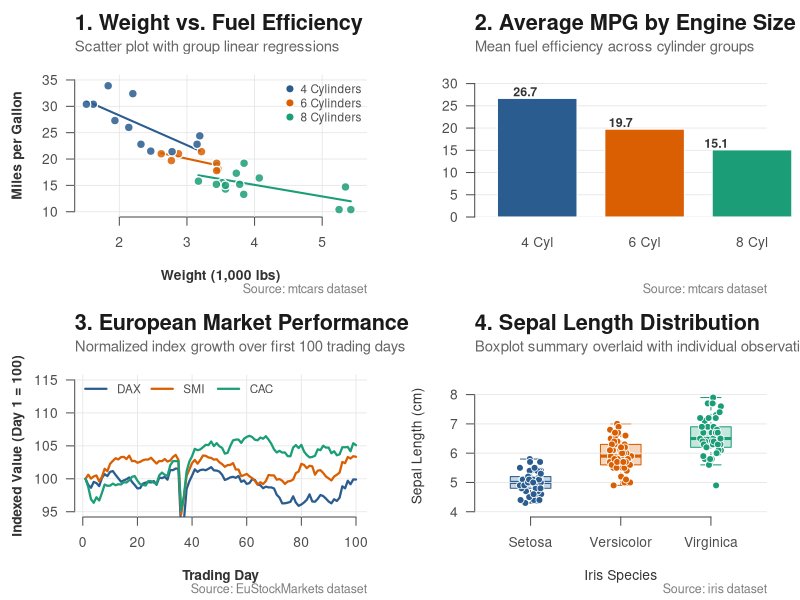

This chart was generated by the following R code:
# 1. Define shared design system & helper function
palette_colors <- c("#2B5C8F", "#D95F02", "#1B9E77", "#7570B3")

apply_design_theme <- function(main_title, sub_title, caption_text = "Source: R built-in datasets") {
  par(
    mar = c(5, 4.5, 4.5, 2),
    family = "sans",
    las = 1,
    bty = "n",
    fg = "gray30",
    col.axis = "gray30",
    col.lab = "gray20",
    bg = "white"
  )
  # Note: Title & caption are drawn after plot initialization via add_titles()
  assign(".plot_meta", list(main = main_title, sub = sub_title, cap = caption_text), envir = .GlobalEnv)
}

add_titles <- function() {
  meta <- get(".plot_meta", envir = .GlobalEnv)
  mtext(meta$main, side = 3, line = 2.5, adj = 0, cex = 1.3, font = 2, col = "gray10")
  mtext(meta$sub,  side = 3, line = 1.2, adj = 0, cex = 0.9, col = "gray40")
  mtext(meta$cap,  side = 1, line = 3.8, adj = 1, cex = 0.75, col = "gray50")
}

# Save original settings to restore when finished
old_par <- par(no.readonly = TRUE)
on.exit(par(old_par))

# Create a 2x2 grid on the default plot device to view all 4 charts together
# (Comment out the line below if you want each chart to render full-screen one by one)
par(mfrow = c(2, 2))


# ==============================================================================
# PLOT 1: SCATTER PLOT WITH LINEAR TRENDLINES
# ==============================================================================
data("mtcars")
mtcars$cyl <- factor(mtcars$cyl, levels = c(4, 6, 8))
pt_cols <- setNames(palette_colors[1:3], c("4", "6", "8"))

apply_design_theme(
  main_title = "1. Weight vs. Fuel Efficiency",
  sub_title  = "Scatter plot with group linear regressions",
  caption_text = "Source: mtcars dataset"
)

plot(mtcars$wt, mtcars$mpg, type = "n", xlim = c(1.5, 5.5), ylim = c(10, 35),
     xlab = "Weight (1,000 lbs)", ylab = "Miles per Gallon", font.lab = 2)
grid(col = "gray90", lty = "solid", lwd = 0.8)

for (lvl in levels(mtcars$cyl)) {
  sub_df <- subset(mtcars, cyl == lvl)
  mod <- lm(mpg ~ wt, data = sub_df)
  x_seq <- seq(min(sub_df$wt), max(sub_df$wt), length.out = 50)
  lines(x_seq, predict(mod, newdata = data.frame(wt = x_seq)), col = pt_cols[lvl], lwd = 2)
}

points(mtcars$wt, mtcars$mpg, pch = 21, bg = adjustcolor(pt_cols[as.character(mtcars$cyl)], 0.85),
       col = "white", lwd = 1.2, cex = 1.4)
legend("topright", legend = paste(c(4, 6, 8), "Cylinders"), pch = 21,
       pt.bg = pt_cols, col = "white", pt.cex = 1.3, bty = "n", cex = 0.85)
add_titles()


# ==============================================================================
# PLOT 2: BAR CHART WITH VALUE LABELS
# ==============================================================================
avg_mpg <- tapply(mtcars$mpg, mtcars$cyl, mean)

apply_design_theme(
  main_title = "2. Average MPG by Engine Size",
  sub_title  = "Mean fuel efficiency across cylinder groups",
  caption_text = "Source: mtcars dataset"
)

# Initialize empty barplot to place grid behind bars
bp <- barplot(avg_mpg, ylim = c(0, 32), col = NA, border = NA, axes = FALSE, names.arg = FALSE)
grid(nx = NA, ny = NULL, col = "gray90", lty = "solid", lwd = 0.8)

# Draw styled bars over grid
barplot(avg_mpg, add = TRUE, col = palette_colors[1:3], border = "white",
        names.arg = c("4 Cyl", "6 Cyl", "8 Cyl"), ylab = "Mean MPG", font.lab = 2, space = 0.35)

# Add direct data labels above bars
text(x = bp, y = avg_mpg + 1.5, labels = sprintf("%.1f", avg_mpg),
     font = 2, cex = 0.9, col = "gray20")
add_titles()


# ==============================================================================
# PLOT 3: MULTI-SERIES LINE CHART (TIME SERIES)
# ==============================================================================
data("EuStockMarkets")
# Extract first 100 trading days and normalize to index = 100 at Day 1
stocks <- EuStockMarkets[1:100, c("DAX", "SMI", "CAC")]
stocks_norm <- sweep(stocks, 2, stocks[1, ], "/") * 100
days <- 1:100

apply_design_theme(
  main_title = "3. European Market Performance",
  sub_title  = "Normalized index growth over first 100 trading days",
  caption_text = "Source: EuStockMarkets dataset"
)

plot(days, stocks_norm[, 1], type = "n", ylim = c(95, 115),
     xlab = "Trading Day", ylab = "Indexed Value (Day 1 = 100)", font.lab = 2)
grid(col = "gray90", lty = "solid", lwd = 0.8)

for (i in 1:3) {
  lines(days, stocks_norm[, i], col = palette_colors[i], lwd = 2.2)
}

legend("topleft", legend = colnames(stocks_norm), col = palette_colors[1:3],
       lwd = 2.2, bty = "n", cex = 0.85, horiz = TRUE)
add_titles()


# ==============================================================================
# PLOT 4: STYLED BOXPLOT WITH JITTERED DATA POINTS
# ==============================================================================
data("iris")

apply_design_theme(
  main_title = "4. Sepal Length Distribution",
  sub_title  = "Boxplot summary overlaid with individual observations",
  caption_text = "Source: iris dataset"
)

boxplot(Sepal.Length ~ Species, data = iris, ylim = c(4, 8.5),
        col = adjustcolor(palette_colors[1:3], alpha.f = 0.25),
        border = palette_colors[1:3], boxwex = 0.45, outline = FALSE,
        xlab = "Iris Species", ylab = "Sepal Length (cm)", font.lab = 2,
        names = c("Setosa", "Versicolor", "Virginica"))
grid(nx = NA, ny = NULL, col = "gray90", lty = "solid", lwd = 0.8)

# Overlay jittered points for distribution transparency
set.seed(42)
for (i in 1:3) {
  sp_vals <- iris$Sepal.Length[as.numeric(iris$Species) == i]
  jitter_x <- rep(i, length(sp_vals)) + runif(length(sp_vals), -0.12, 0.12)
  points(jitter_x, sp_vals, pch = 21, bg = palette_colors[i], col = "white", cex = 1.1, lwd = 0.8)
}
add_titles()
